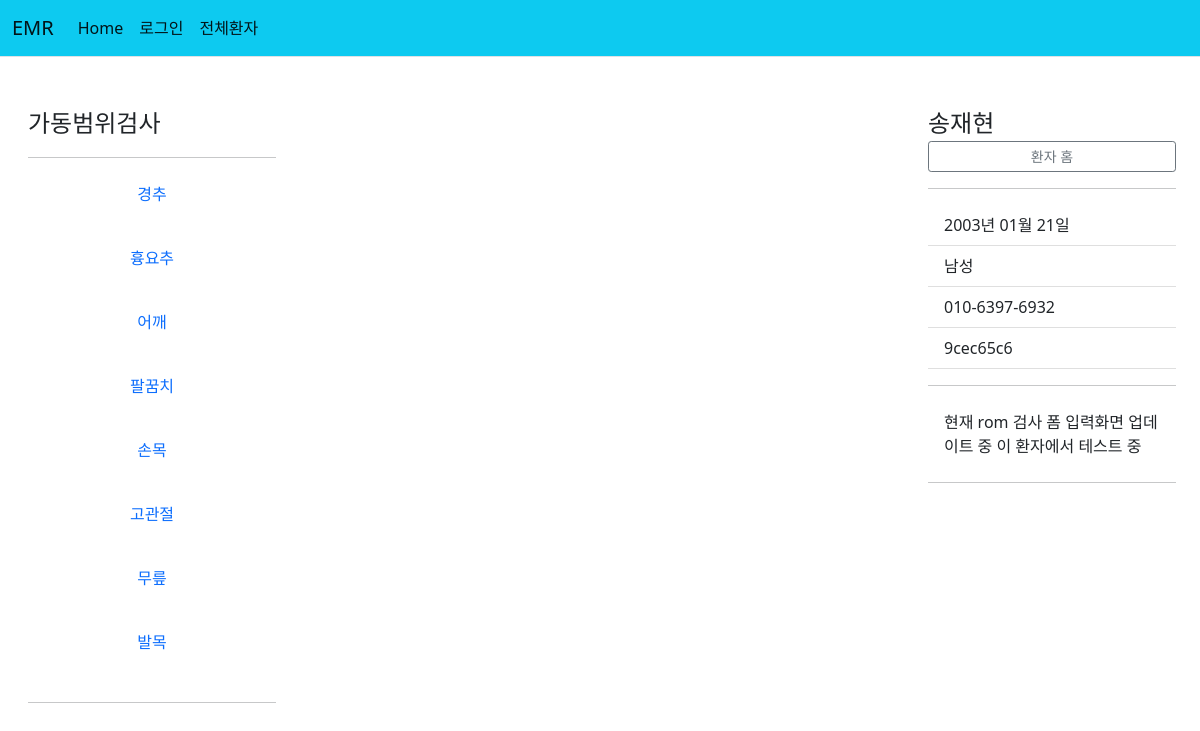
Screenshot of /patient/9cec65c6-f5e6-486e-b068-f70c82aa60aa/rom/ with the database file from the repository.
### patient/models.py (models this page shows, shortened)
class Patient2(models.Model):
    id = models.CharField(primary_key=True, max_length=36, default=uuid.uuid4)
    name = models.CharField(max_length=10)
    front_resident = models.CharField(max_length=6)
    back_resident = models.CharField(max_length=1)
    phone = models.CharField(max_length=30)
    memo = models.TextField(default='memo')

### patient/views.py (the view)
# urls.py: path('<str:patient_id>/rom/', views.rom, name='rom'),
def rom(request, patient_id):
    patient = get_object_or_404(Patient2, pk=patient_id)
    context = {'patient':patient}
    return render(request, 'patient/rom.html', context)

### patient/templatetags/patient_filter.py (called while the page is built)
@register.filter
def back2(value):
    ans=''
    if int(value)%2==0:
        ans = '여성'
    else:
        ans = '남성'
    return ans

@register.filter
def birth2(value, back):
    if back=='3' or back=='4':
        year = '20'+value[:2]
    else:
        year = '19'+value[:2]
    birth = year+'년 '+value[2:4]+'월 '+value[4:]+'일'
    return birth

@register.filter
def id_cut(value):
    return value[:8]

### templates/patient/rom.html (shortened to what this page needs)
{% extends "base.html" %}
{% load patient_filter %}
{% block content %}
<div class="container-fluid">
  <div class="row">
    <div class="col-md-3">
      <div class="d-flex flex-column flex-shrink-0 p-3" style="width: 280px;">
        <svg class="bi pe-none me-2" width="40" height="32"><use xlink:href="#bootstrap"/></svg>
        <span class="fs-4">가동범위검사</span>
        <hr>
        <ul class="nav nav-pills flex-column mb-auto text-center">
          <li>
            <a href="{% url 'patient:rom_form' patient_id=patient.id part='경추' %}" class="nav-link align-items-center text-decoration-none">
              경추
            </a>
          </li>
          <br>
          <li>
            <a href="{% url 'patient:rom_form' patient_id=patient.id part='흉요추' %}" class="nav-link align-items-center text-decoration-none">
              흉요추
            </a>
          </li>
          <br>
          <li>
            <a href="{% url 'patient:rom_form' patient_id=patient.id part='어깨' %}" class="nav-link align-items-center text-decoration-none">
              어깨
            </a>
          </li>
          <br>
          <li>
            <a href="{% url 'patient:rom_form' patient_id=patient.id part='팔꿈치' %}" class="nav-link align-items-center text-decoration-none">
              팔꿈치
            </a>
          </li>
          <br>
          <li>
            <a href="{% url 'patient:rom_form' patient_id=patient.id part='손목' %}" class="nav-link align-items-center text-decoration-none">
              손목
            </a>
          </li>
          <br>
          <li>
            <a href="{% url 'patient:rom_form' patient_id=patient.id part='고관절' %}" class="nav-link align-items-center text-decoration-none">
              고관절
            </a>
          </li>
          <br>
          <li>
            <a href="{% url 'patient:rom_form' patient_id=patient.id part='무릎' %}" class="nav-link align-items-center text-decoration-none">
              무릎
            </a>
          </li>
          <br>
          <li>
            <a href="{% url 'patient:rom_form' patient_id=patient.id part='발목' %}" class="nav-link align-items-center text-decoration-none">
              발목
            </a>
          </li>
          <br>
        </ul>
        <hr>
    </div>
    </div>
    <div class="col-md-6">
    </div>
    <div class="col-md-3">
      <div class="col-md-3">
        <div class="d-flex flex-column flex-shrink-0 p-3" style="width: 280px;">
            <svg class="bi pe-none me-2" width="40" height="32"><use xlink:href="#bootstrap"/></svg>
            <span class="fs-4">{{patient.name}}</span>
            <a href="{% url 'patient:detail' patient.id %}" class="btn  btn-sm btn-outline-secondary">환자 홈</a></span>
          <hr>
          <ul class="list-group list-group-flush">
            <li class="list-group-item">{{patient.front_resident|birth2:patient.back_resident}}</li>
            <li class="list-group-item">{{patient.back_resident|back2}}</li>
            <li class="list-group-item">{{patient.phone}}</li>
            <li class="list-group-item">{{patient.id|id_cut}}</li>
            <hr>
            <li class="list-group-item">{{patient.memo}}</li>
          </ul>
          <hr>
      </div>
    </div>
  </div>
</div>
{% endblock %}

### static/sidebars.css (style rules this page uses)
body { min-height: 100vh; min-height: -webkit-fill-available; }
html { height: -webkit-fill-available; }

### rows the page displays
Patient2: name "송재현", front_resident|birth2 "2003년 01월 21일", back_resident|back2 "남성", phone "010-6397-6932", id|id_cut "9cec65c6", memo "현재 rom 검사 폼 입력화면 업데이트 중 이 환자에서 테스트 중"
